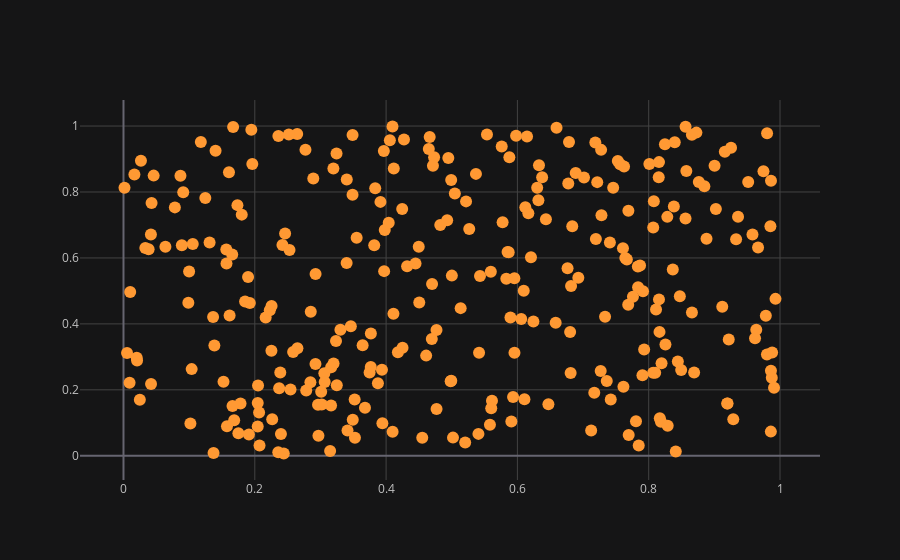

The notebook cell saved with this chart:
### Code cell
df.iplot(x = 'a' ,y = 'b',mode = 'markers')

### Figure 1 — Plotly figure (JSON) as saved in the notebook; plotly's stock layout.template omitted (floating-point values rounded to 4 significant figures; data arrays with more than 128 entries replaced by an {"elided": "..."} marker saying what was removed)
{"data": [{"line": {"color": "rgba(255, 153, 51, 1.0)", "dash": "solid", "shape": "linear", "width": 1.3}, "marker": {"size": 12, "symbol": "circle"}, "mode": "markers", "name": "b", "text": "", "type": "scatter", "x": {"elided": "300 float values"}, "y": {"elided": "300 float values"}}], "layout": {"legend": {"bgcolor": "#151516", "font": {"color": "#D9D9D9"}}, "paper_bgcolor": "#151516", "plot_bgcolor": "#151516", "title": {"font": {"color": "#D9D9D9"}}, "xaxis": {"gridcolor": "#434343", "showgrid": true, "tickfont": {"color": "#C2C2C2"}, "title": {"font": {"color": "#D9D9D9"}, "text": ""}, "zerolinecolor": "#666570"}, "yaxis": {"gridcolor": "#434343", "showgrid": true, "tickfont": {"color": "#C2C2C2"}, "title": {"font": {"color": "#D9D9D9"}, "text": ""}, "zerolinecolor": "#666570"}}}
